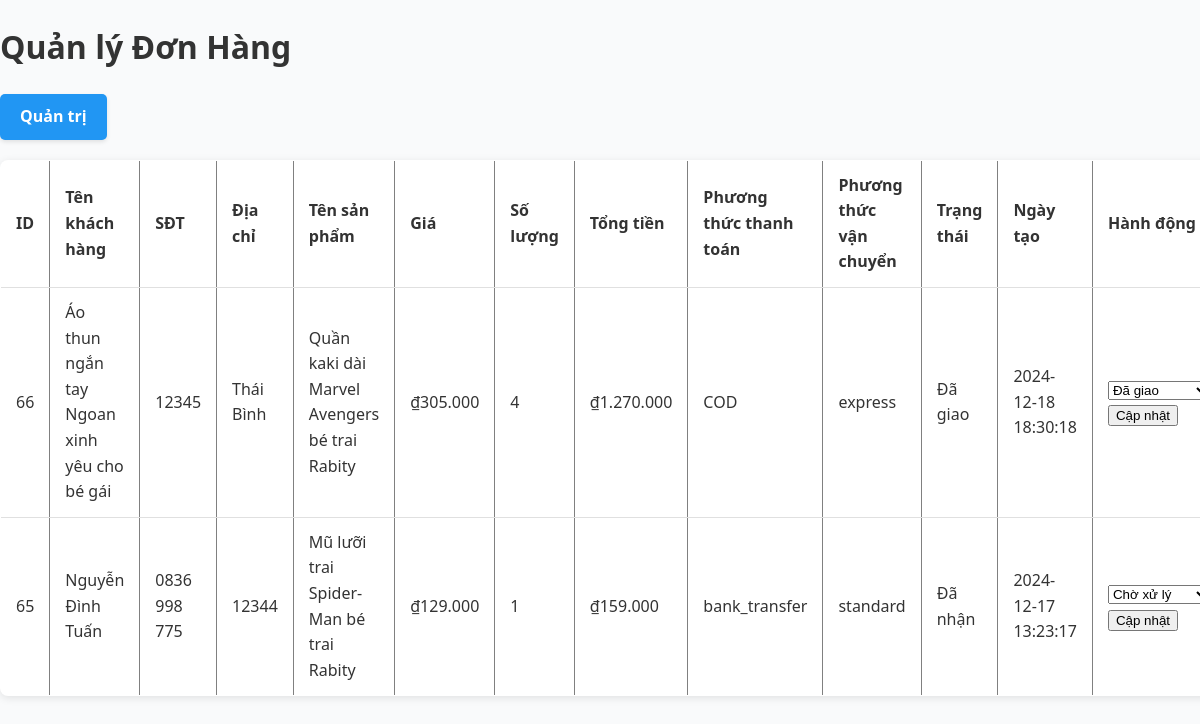
The app's page /admin/manage_orders.php (signed in) with its own data.
### tables this page shows
CREATE TABLE `orders` (
  `id` int(11) NOT NULL,
  `user_name` varchar(255) NOT NULL,
  `phone` varchar(20) NOT NULL,
  `address` text NOT NULL,
  `product_id` int(11) NOT NULL,
  `product_name` varchar(255) NOT NULL,
  `price` decimal(10,2) NOT NULL,
  `quantity` int(11) NOT NULL,
  `total_price` decimal(10,2) DEFAULT NULL,
  `created_at` timestamp NOT NULL DEFAULT current_timestamp(),
  `payment_method` varchar(20) NOT NULL,
  `shipping_method` varchar(50) DEFAULT NULL,
  `shipping_cost` float DEFAULT NULL,
  `bank` varchar(255) DEFAULT NULL,
  `user_id` int(11) NOT NULL,
  `status` varchar(50) DEFAULT 'Chưa giao',
  `updated_at` timestamp NOT NULL DEFAULT current_timestamp() ON UPDATE current_timestamp()
);

### admin/manage_orders.php (the view, shortened to what this page needs)
<?php
require '../db.php';
$stmt = $pdo->prepare("SELECT * FROM orders ORDER BY created_at DESC");
$stmt->execute();
$orders = $stmt->fetchAll(PDO::FETCH_ASSOC);
?>
<!DOCTYPE html>
<html lang="vi">
<head>
    <link rel="stylesheet" href="./css/manage_orders.css">
</head>
<body>
    <h1>Quản lý Đơn Hàng</h1>
    <a class="dashboard" href="./dashboard.php">Quản trị</a>
    <table border="1" cellpadding="10" cellspacing="0">
        <tr>
            <th>ID</th>
            <th>Tên khách hàng</th>
            <th>SĐT</th>
            <th>Địa chỉ</th>
            <th>Tên sản phẩm</th>
            <th>Giá</th>
            <th>Số lượng</th>
            <th>Tổng tiền</th>
            <th>Phương thức thanh toán</th>
            <th>Phương thức vận chuyển</th>
            <th>Trạng thái</th>
            <th>Ngày tạo</th>
            <th>Hành động</th>
        </tr>
        <?php foreach ($orders as $order): ?>
            <tr>
                <td><?php echo htmlspecialchars($order['id']); ?></td>
                <td><?php echo htmlspecialchars($order['user_name']); ?></td>
                <td><?php echo htmlspecialchars($order['phone']); ?></td>
                <td><?php echo htmlspecialchars($order['address']); ?></td>
                <td><?php echo htmlspecialchars($order['product_name']); ?></td>
                <td>₫<?php echo number_format($order['price'], 0, ',', '.'); ?></td>
                <td><?php echo $order['quantity']; ?></td>
                <td>₫<?php echo number_format($order['total_price'], 0, ',', '.'); ?></td>
                <td><?php echo htmlspecialchars($order['payment_method']); ?></td>
                <td><?php echo htmlspecialchars($order['shipping_method']); ?></td>
                <td><?php echo htmlspecialchars($order['status']); ?></td>
                <td><?php echo htmlspecialchars($order['created_at']); ?></td>
                <td>
                    <form method="POST" action="update_order_status.php" style="display: inline;">
                        <select name="status" required>
                            <option value="Chờ xử lý" <?php echo $order['status'] === 'Chờ xử lý' ? 'selected' : ''; ?>>Chờ xử lý</option>
                            <option value="Đã giao" <?php echo $order['status'] === 'Đã giao' ? 'selected' : ''; ?>>Đã giao</option>
                        </select>
                        <button type="submit">Cập nhật</button>
                    </form>
                </td>
            </tr>
        <?php endforeach; ?>
    </table>
</body>
</html>

### admin/css/manage_orders.css (style rules this page uses)
body { font-family: 'Segoe UI', Tahoma, Geneva, Verdana, sans-serif; background-color: #f9fafb; color: #333; line-height: 1.6; margin: 0; padding: 0; }
table { width: 100%; border-collapse: collapse; min-width: 600px; background-color: #fff; border-radius: 8px; overflow: hidden; box-shadow: 0 2px 8px rgba(0, 0, 0, 0.1); }
table th, table td { padding: 12px 15px; text-align: left; border-bottom: 1px solid #e0e0e0; }
table th { position: sticky; top: 0; z-index: 1; }
.dashboard { display: inline-flex; align-items: center; padding: 10px 20px; background-color: #2196F3; color: #fff; text-decoration: none; border-radius: 5px; font-weight: 600; transition: background-color 0.3s ease, transform 0.2s ease, box-shadow 0.3s ease; box-shadow: 0 2px 4px rgba(0, 0, 0, 0.1); margin-bottom: 20px; }

### records on screen
orders: id "66", user_name "Áo thun ngắn tay Ngoan xinh yêu cho bé gái", phone "12345", address "Thái Bình", product_name "Quần kaki dài Marvel Avengers bé trai Rabity", price "305.000", quantity "4", total_price "1.270.000", payment_method "COD", shipping_method "express", status "Đã giao", created_at "2024-12-18 18:30:18"
orders: id "65", user_name "Nguyễn Đình Tuấn", phone "0836 998 775", address "12344", product_name "Mũ lưỡi trai Spider-Man bé trai Rabity", price "129.000", quantity "1", total_price "159.000", payment_method "bank_transfer", shipping_method "standard", status "Đã nhận", created_at "2024-12-17 13:23:17"
